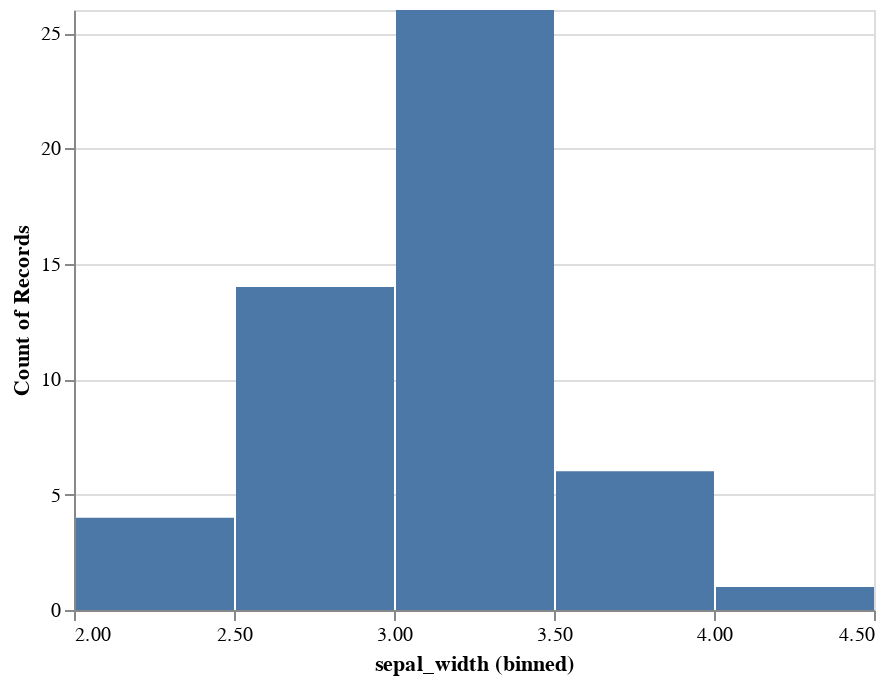

This figure's notebook cell:
### Code cell
alt.Chart(db).mark_bar().encode(
    alt.X("sepal_width", bin=True),
    y = 'count()',
    tooltip = ['sepal_width'],
).interactive()

### Figure 1 — Vega-Lite specification as saved in the notebook (floating-point values rounded to 4 significant figures; data arrays with more than 128 entries replaced by an {"elided": "..."} marker saying what was removed)
{"config": {"view": {"continuousWidth": 400, "continuousHeight": 300}}, "data": {"name": "data-a4bd480ea976f54878a155ce12ba18ce"}, "mark": "bar", "encoding": {"tooltip": [{"type": "quantitative", "field": "sepal_width"}], "x": {"type": "quantitative", "bin": true, "field": "sepal_width"}, "y": {"type": "quantitative", "aggregate": "count"}}, "selection": {"selector032": {"type": "interval", "bind": "scales", "encodings": ["x", "y"]}}, "$schema": "https://vega.github.io/schema/vega-lite/v4.8.1.json", "datasets": {"data-a4bd480ea976f54878a155ce12ba18ce": {"elided": "150 records"}}}
